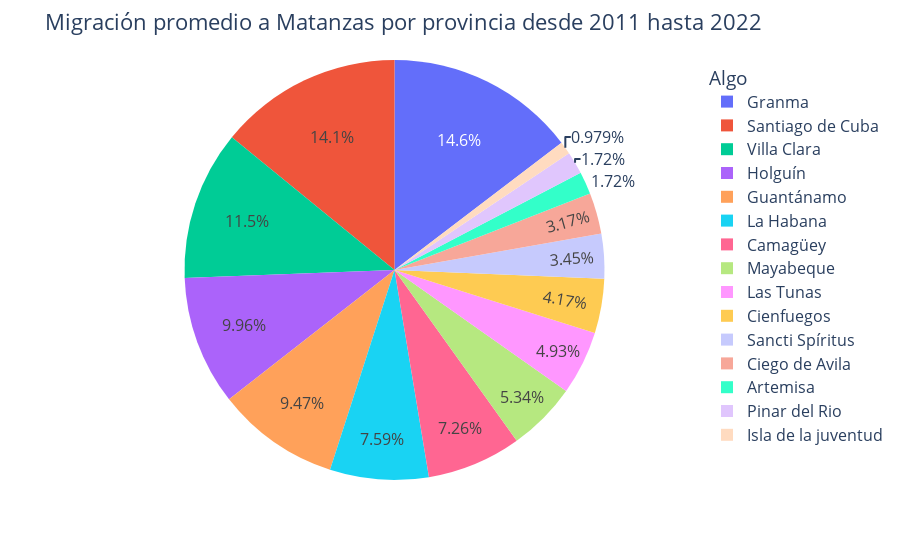

Write notebook code for a chart like this one.
### Code cell
import pandas as pd
import matplotlib.pyplot as plt
import plotly.express as px
#Importando las tablas a usar
destino_MTZ = pd.read_csv("C:/Users/crist/Desktop/Proceso-migratorio-en-Matanzas/Proyecto Final/destino MTZ.csv")
#Creando una lista con las distintas provincias que emigran a Matanzas
provincias = ["Pinar del Rio" , "Artemisa", "La Habana" , "Mayabeque" ,"Villa Clara" , "Cienfuegos" , "Sancti Spíritus" ,"Ciego de Avila" , "Camagüey","Las Tunas" , "Holguín" ,"Granma" ,"Santiago de Cuba" ,"Guantánamo" ,"Isla de la juventud"]

#Limpiando las tablas
destino_MTZ=destino_MTZ.values.tolist()

for destino in destino_MTZ:
    del (destino[0:2])

#Calculando los promedios de cada provincia
promedios = []
suma = 0

for destino in destino_MTZ:
    for elemento in destino:
        suma+=elemento
    promedios.append(suma/12)
    suma= 0

#Creando el grafico
fig = px.pie( values=promedios , names=provincias)

fig.update_layout(
    title = "Migración promedio a Matanzas por provincia desde 2011 hasta 2022",
    font_size = 16,
    legend_title_text = "Algo"
)
#Mostrando el grafico
fig.show()

### Figure 1 — Plotly figure (JSON) as saved in the notebook; plotly's stock layout.template omitted (floating-point values rounded to 4 significant figures)
{"data": [{"domain": {"x": [0, 1], "y": [0, 1]}, "hovertemplate": "label=%{label}<br>value=%{value}<extra></extra>", "labels": ["Pinar del Rio", "Artemisa", "La Habana", "Mayabeque", "Villa Clara", "Cienfuegos", "Sancti Spíritus", "Ciego de Avila", "Camagüey", "Las Tunas", "Holguín", "Granma", "Santiago de Cuba", "Guantánamo", "Isla de la juventud"], "legendgroup": "", "name": "", "showlegend": true, "type": "pie", "values": [99.58, 99.83, 439.3, 309, 666.2, 241.4, 199.5, 183.3, 420.5, 285.6, 576.3, 847, 816.1, 548.3, 56.67]}], "layout": {"font": {"size": 16}, "legend": {"title": {"text": "Algo"}, "tracegroupgap": 0}, "margin": {"t": 60}, "title": {"text": "Migración promedio a Matanzas por provincia desde 2011 hasta 2022"}}}
